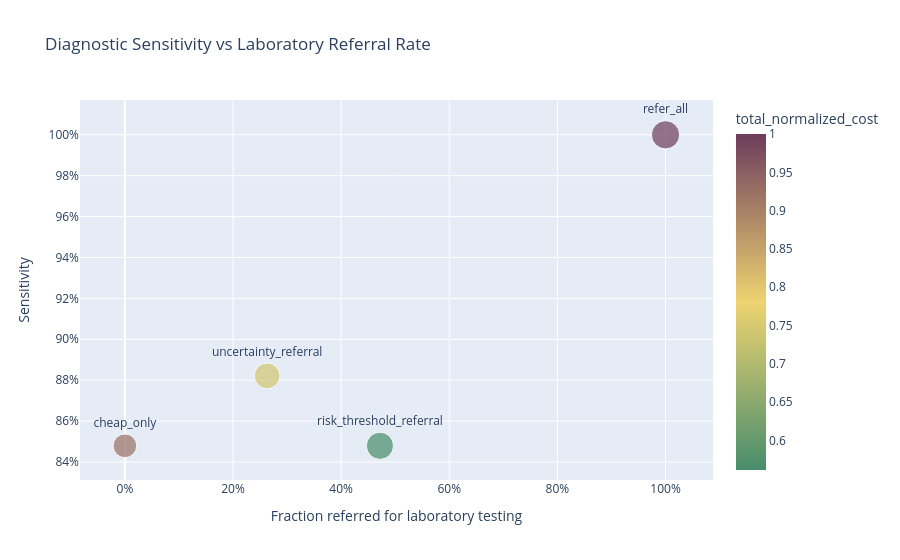

The notebook cell saved with this chart:
### Code cell
plot_policy_metrics = (
    policy_metrics
    .copy()
)

fig = px.scatter(
    plot_policy_metrics,
    x="referral_rate",
    y="sensitivity",
    size="balanced_accuracy",
    text="policy",
    title="Diagnostic Sensitivity vs Laboratory Referral Rate",
    labels={
        "referral_rate": "Fraction referred for laboratory testing",
        "sensitivity": "Sensitivity",
        "balanced_accuracy": "Balanced accuracy"
    },
    color="total_normalized_cost",
    color_continuous_scale=[
        PROJECT_COLORS["green_dark"],
        PROJECT_COLORS["yellow"],
        PROJECT_COLORS["purple_dark"]
    ]
)

fig.update_xaxes(
    tickformat=".0%"
)

fig.update_yaxes(
    tickformat=".0%"
)

fig.update_traces(
    textposition="top center"
)

fig.show()

fig.write_html(
    FIGURE_DIR /
    "step9_referral_cost_performance.html"
)

### Figure 1 — Plotly figure (JSON) as saved in the notebook; plotly's stock layout.template omitted (floating-point values rounded to 4 significant figures)
{"data": [{"hovertemplate": "Fraction referred for laboratory testing=%{x}<br>Sensitivity=%{y}<br>Balanced accuracy=%{marker.size}<br>policy=%{text}<br>total_normalized_cost=%{marker.color}<extra></extra>", "legendgroup": "", "marker": {"color": [0.9242, 1.0, 0.5615, 0.7441], "coloraxis": "coloraxis", "size": [0.7023, 1.0, 0.924, 0.8318], "sizemode": "area", "sizeref": 0.0025, "symbol": "circle"}, "mode": "markers+text", "name": "", "orientation": "v", "showlegend": false, "text": ["cheap_only", "refer_all", "risk_threshold_referral", "uncertainty_referral"], "textposition": "top center", "type": "scatter", "x": [0.0, 1.0, 0.4717, 0.2631], "xaxis": "x", "y": [0.8479, 1.0, 0.8479, 0.8821], "yaxis": "y"}], "layout": {"coloraxis": {"autocolorscale": false, "colorbar": {"title": {"text": "total_normalized_cost"}}, "colorscale": [[0, "#488D6C"], [0.5, "#EED371"], [1, "#6E3C5D"]]}, "legend": {"itemsizing": "constant", "tracegroupgap": 0}, "title": {"text": "Diagnostic Sensitivity vs Laboratory Referral Rate"}, "xaxis": {"anchor": "y", "domain": [0, 1], "tickformat": ".0%", "title": {"text": "Fraction referred for laboratory testing"}}, "yaxis": {"anchor": "x", "domain": [0, 1], "tickformat": ".0%", "title": {"text": "Sensitivity"}}}}
